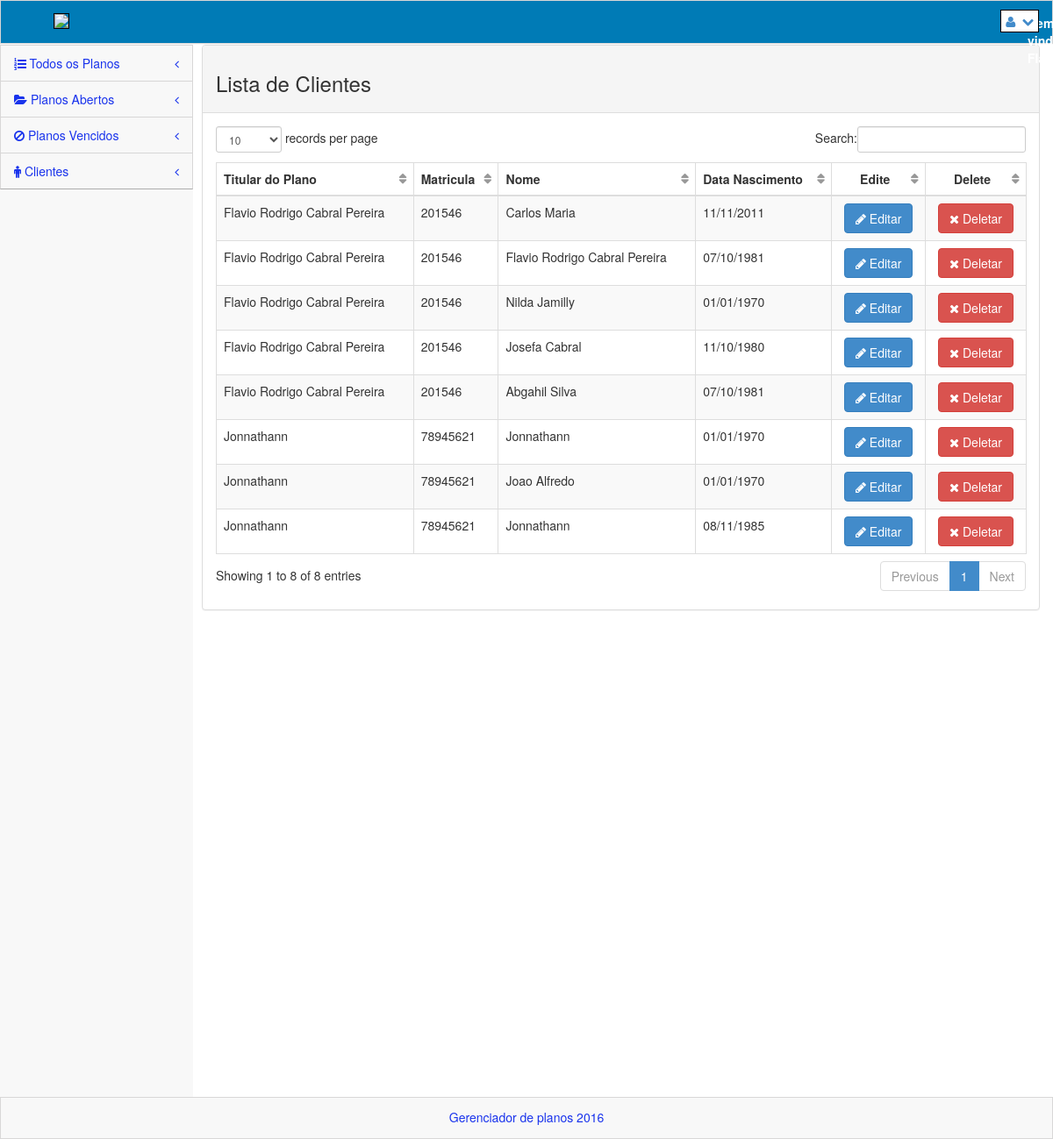
Page /views/clientes.php (signed in) on the earlier database version.
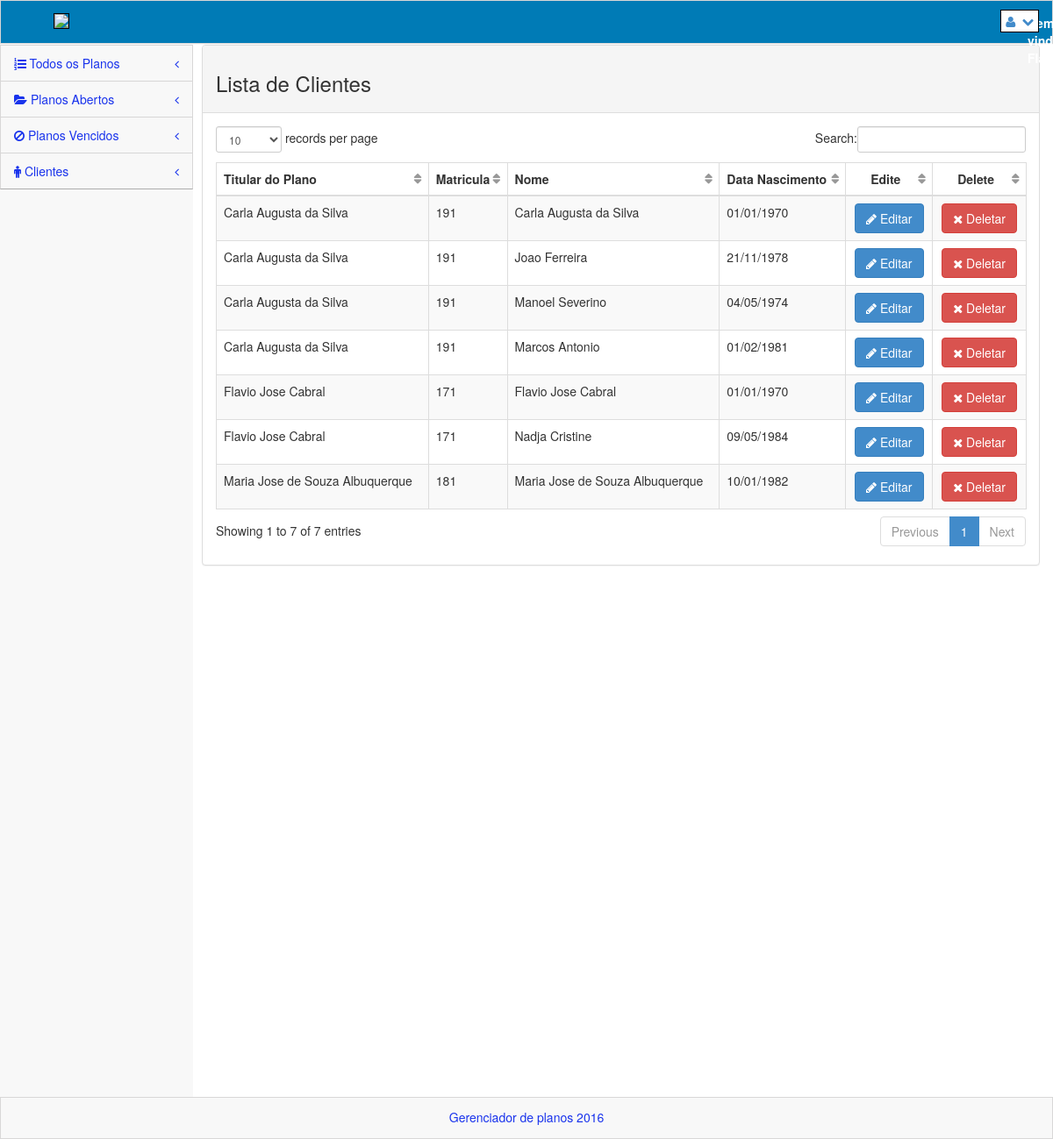
Same page on the later database version.
### tables this page shows
CREATE TABLE `clientes` (
  `id` int(11) NOT NULL,
  `titular` varchar(200) NOT NULL,
  `matricula` varchar(20) NOT NULL,
  `nome` varchar(200) NOT NULL,
  `dtnasc` varchar(20) NOT NULL
);

### model/Cliente.class.php (called while the page is built, shortened)
<?php
   require_once 'Conexao.class.php';
class Cliente {
    private $con;
    function __construct() {
        $conexao = new Conexao();
        $this->con = $conexao->getConexao();
    }
    function listaClientes() {
        $lista = $this->con->query("SELECT * FROM clientes");
        if ($lista->rowCount() > 0) {
            return $lista->fetchALL(PDO::FETCH_ASSOC);
        }
        return FALSE;
    }
}
?>

### model/Conexao.class.php (called while the page is built)
<?php
class Conexao {
    public static $instance;
    public static function getConexao() {
        if (!isset(self::$instance)) {
            self::$instance = new PDO('mysql:host=localhost;dbname=apcef', 'root', '');
        }
        return self::$instance;
}
}

### controller/Controller.class.php (called while the page is built, shortened)
<?php
class Controller {
    function listaClientes(){
        $chm = new Cliente();
        $clientes = $chm->listaClientes();
        return $clientes;
    }
}

### views/clientes.php (the view, shortened to what this page needs)
<?php
    include_once '../controller/Controller.class.php';
    include_once '../model/Cliente.class.php';
    $c = new Controller();
    $c->logouf();
    $lista = $c->listaClientes();
?>
<!DOCTYPE html>
 <html lang="pt-br">
<head>
    <link rel="stylesheet" href="../plugins/bootstrap/css/bootstrap.css" />
    <link rel="stylesheet" href="../css/main.css" />
    <link rel="stylesheet" href="../css/theme.css" />
    <link rel="stylesheet" href="../css/MoneAdmin.css"/>
    <link rel="stylesheet" href="../plugins/Font-Awesome/css/font-awesome.css" />
    <link href="../plugins/dataTables/dataTables.bootstrap.css" rel="stylesheet" />
</head>
<body class="padTop53 " >
    <div id="wrap">
        <?php
            include 'menu.php';
        ?>
        <div id="content">
            <div class="inner">
             <div class="row">
                <div class="col-lg-12">
                    <div class="panel panel-default">
                        <div class="panel-heading">
                          <h3>Lista de Clientes</h3>
                        </div>
                        <div class="panel-body">
                            <div class="table-responsive">
                                <table class="table table-striped table-bordered table-hover" id="dataTables-example">
                                    <thead>
                                        <tr>
                                            <th>Titular do Plano</th>
                                            <th>Matricula</th>
                                            <th>Nome</th>
                                            <th>Data Nascimento</th>
                                            <th style="text-align: center;">Edite</th>
                                            <th style="text-align: center;">Delete</th>
                                        </tr>
                                    </thead>
                                    <tbody>
                                        <?php if($lista): ?>
                                        <?php foreach($lista as $clientes): ?>
                                        <tr class="odd gradeX">
                                            <td class="center"><?php echo $clientes['titular']; ?></td>
                                            <td class="center"><?php echo $clientes['matricula']; ?></td>
                                            <td class="center"><?php echo $clientes['nome']; ?></td>
                                            <td class="center"><?php echo date("d/m/Y", strtotime($clientes['dtnasc'])); ?></td>
                                            <td style="text-align: center;">
                                                <button class="btn btn-primary" onClick="javascript:window.location.href='editarcontrato.php?cod=<?php echo $clientes['matricula'];?>'"><i class="icon-pencil icon-white"></i> Editar</button>
                                            </td>
                                            <td style="text-align: center;">
                                                <form>
                                                    <button onclick="return confirm('Tem certeza que deseja excluir este cliente?')" class="btn btn-danger" name="delete"><i class="icon-remove icon-white"></i> Deletar</button>
                                                </form>
                                            </td>
                                        </tr>
                                        <?php endforeach; ?>
                                        <?php endif; ?>
                                    </tbody>
                                </table>
                            </div>
                        </div>
                    </div>
                </div>
            </div>
            </div>
        </div>
    </div>
     <div id="footer">
         <p>Gerenciador de planos 2016</p>
     </div>
</body>
</html>

### views/menu.php (shortened to what this page needs)
<?php
        include_once '../controller/Controller.class.php';
        include_once '../model/Cliente.class.php';
?>
<div id="top">
    <nav class="navbar navbar-inverse navbar-fixed-top " style="padding-top: 10px; background-color: #007bb6">
                <header class="navbar-header">
                    <a href="../views/contratos.php" class="navbar-brand">
                    <img src="../img/APCEF.jpg" style="height: 30px;border: solid 1px black"/></a>
                </header>
                <ul class="nav navbar-top-links navbar-right">
                    <div>
                        <p style="position: absolute; left: 1170px; top: 15px; font-weight: bold; color: white">Bem vindo <?php echo $_SESSION['nome']; ?></p>
        </div>
<li class="dropdown">
    <a class="dropdown-toggle" data-toggle="dropdown" style="border: solid 1px black">
        <i class="icon-user"></i>&nbsp; <i class="icon-chevron-down "></i>
    </a>
</li>
</ul>
</nav>
</div>
<div id="left" style="position: fixed;">
    <ul id="menu" class="collapse">
        <li class="panel ">
            <a href="../views/contratos.php" data-parent="#menu" data-toggle="collapse" class="accordion-toggle" data-target="#component-nav">
                <i class=" icon-list-ol"> </i> Todos os Planos
                        <span class="pull-right">
                          <i class="icon-angle-left"></i>
                        </span>
            </a>
        </li>
        <li class="panel">
            <a href="../views/abertos.php" data-parent="#menu" data-toggle="collapse" class="accordion-toggle" data-target="#pagesr-nav">
                <i class="icon-folder-open"></i> Planos Abertos
                        <span class="pull-right">
                            <i class="icon-angle-left"></i>
                        </span>
            </a>
        </li>
        <li class="panel">
            <a href="../views/vencendo.php" data-parent="#menu" data-toggle="collapse" class="accordion-toggle" data-target="#pagesr-nav">
                <i class=" icon-ban-circle"></i> Planos Vencidos
                        <span class="pull-right">
                            <i class="icon-angle-left"></i>
                        </span>
            </a>
        </li>
        <li class="panel ">
            <a href="../views/clientes.php" data-parent="#menu" data-toggle="collapse" class="accordion-toggle collapsed" data-target="#form-nav">
                <i class="icon-male"></i> Clientes
                        <span class="pull-right">
                            <i class="icon-angle-left"></i>
                        </span>
            </a>
        </li>
       </ul>
</div>

### css/main.css (style rules this page uses)
#wrap { margin: 0 auto; }
#footer { height: 48px; background-color: #222222; }
@media (min-width: 768px) { html, body { height: 100%; } }
@media (min-width: 768px) { #wrap { height: auto !important; height: 100%; min-height: 100%; padding: 0 0 48px; margin-bottom: -48px; } }
body.padTop53 { padding-top: 75px; overflow: visible; }
@media (min-width: 802px) { body.padTop53 { padding-top: 51px; } }
#wrap:before, #top:before, .head:before, #footer:before, #wrap:after, #top:after, .head:after, #footer:after { display: table; content: " "; }
#wrap:after, #top:after, .head:after, #footer:after { clear: both; }
#wrap { background-color: #f8f8f8; }
@media (min-width: 768px) { #left { position: relative; float: left; width: 100px; } }
@media (min-width: 768px) { #content { margin-left: 100px; } }
@media (min-width: 768px) { #left { margin-bottom: -10px; } }
@media (min-width: 992px) { #left { width: 220px; } }
@media (min-width: 992px) { #content { margin-left: 220px; } }
#top .navbar { margin-bottom: 0; border:1px solid rgb(216, 215, 215); background-color:#f8f8f8; }
#top .navbar-brand { padding: 0; }
#menu { position: relative; overflow: hidden; border-right:1px solid rgb(216, 215, 215); border-left:1px solid rgb(216, 215, 215); background-color:#f8f8f8; border-bottom: 1px solid rgba(0, 0, 0, 0.3); -webkit-box-shadow: 0 1px 0 rgba(255, 255, 255, 0.05); box-shadow: 0 1px 0 rgba(255, 255, 255, 0.05); }
#menu, #menu ul { padding: 0; margin: 0; list-style: none; }
@media (min-width: 768px) { #menu.collapse { display: inherit !important; } }
#menu > li { position: relative; display: block; margin: 0; border-width: 0; border-radius: 0; }
#menu > li > a { position: relative; display: block; padding: 10px 15px; color: #1933EC; border-top:1px solid rgb(216, 215, 215); }
#menu > li.panel { background-color: transparent; }
#menu li > a { text-decoration: none; }
@media (min-width: 768px) { .mini-sidebar #menu > li > a, #menu > li > a { text-align: center; } }
@media (min-width: 768px) { .mini-sidebar #menu > li > a > i, #menu > li > a > i { display: block; font-size: 20px; } }
@media (min-width: 768px) { #menu:after, .mini-sidebar #menu:after { position: absolute; top: 0; right: 0; bottom: 0; left: 0; display: block; width: 0; -webkit-box-shadow: 97px 1px 5px 2px rgba(0, 0, 0, 0.6); box-shadow: 97px 1px 5px 2px rgba(0, 0, 0, 0.6); } }
@media (min-width: 992px) { #menu > li > a { text-align: left; } }
@media (min-width: 992px) { #menu > li > a > i { display: inline; font-size: 14px; } }
@media (min-width: 992px) { #menu:after { -webkit-box-shadow: 217px 1px 5px 2px rgba(0, 0, 0, 0.6); box-shadow: 217px 1px 5px 2px rgba(0, 0, 0, 0.6); } }
#content { -webkit-transition: margin 0.4s; transition: margin 0.4s; }
.inner { position: relative; min-height: 1px; padding-right: 15px; padding-left: 10px; background: #fff; border: 0px solid #e4e4e4; min-height:1200px; }
@media (min-width: 768px) { .inner { float: left; width: 100%; } }
.inner .row { margin-right: -15px; margin-left: -15px; }
#footer { margin: 0 auto; color: #1933EC; background-color:#f8f8f8; border:1px solid rgb(216, 215, 215); }
#footer p { padding: 12px 0 0; text-align: center; }

### css/MoneAdmin.css (style rules this page uses)
body { background-color: #f8f8f8; }
.navbar-top-links li { display: inline-block; }
.navbar-top-links li:last-child { margin-right: 15px; }
.navbar-top-links li a { padding: 15px; padding:2px 5px 2px 5px; background-color:white; }
table.dataTable thead .sorting, table.dataTable thead .sorting_asc:after, table.dataTable thead .sorting_desc, table.dataTable thead .sorting_asc_disabled, table.dataTable thead .sorting_desc_disabled { background: transparent; }
table.dataTable thead .sorting_asc:after { content: "\f0de"; float: right; font-family: fontawesome; }
table.dataTable thead .sorting:after { content: "\f0dc"; float: right; font-family: fontawesome; color: rgba(50,50,50,.5); }

Differences in the rows shown:
removed clientes: titular "Jonnathann", matricula "78945621", nome "Jonnathann", dtnasc "01/01/1970"
removed clientes: titular "Jonnathann", matricula "78945621", nome "Joao Alfredo", dtnasc "01/01/1970"
removed clientes: titular "Flavio Rodrigo Cabral Pereira", matricula "201546", nome "Carlos Maria", dtnasc "11/11/2011"
removed clientes: titular "Flavio Rodrigo Cabral Pereira", matricula "201546", nome "Flavio Rodrigo Cabral Pereira", dtnasc "07/10/1981"
removed clientes: titular "Flavio Rodrigo Cabral Pereira", matricula "201546", nome "Nilda Jamilly", dtnasc "01/01/1970"
removed clientes: titular "Flavio Rodrigo Cabral Pereira", matricula "201546", nome "Josefa Cabral", dtnasc "11/10/1980"
removed clientes: titular "Flavio Rodrigo Cabral Pereira", matricula "201546", nome "Abgahil Silva", dtnasc "07/10/1981"
removed clientes: titular "Jonnathann", matricula "78945621", nome "Jonnathann", dtnasc "08/11/1985"
added clientes: titular "Flavio Jose Cabral", matricula "171", nome "Flavio Jose Cabral", dtnasc "01/01/1970"
added clientes: titular "Flavio Jose Cabral", matricula "171", nome "Nadja Cristine", dtnasc "09/05/1984"
added clientes: titular "Maria Jose de Souza Albuquerque", matricula "181", nome "Maria Jose de Souza Albuquerque", dtnasc "10/01/1982"
added clientes: titular "Carla Augusta da Silva", matricula "191", nome "Carla Augusta da Silva", dtnasc "01/01/1970"
added clientes: titular "Carla Augusta da Silva", matricula "191", nome "Joao Ferreira", dtnasc "21/11/1978"
added clientes: titular "Carla Augusta da Silva", matricula "191", nome "Manoel Severino", dtnasc "04/05/1974"
added clientes: titular "Carla Augusta da Silva", matricula "191", nome "Marcos Antonio", dtnasc "01/02/1981"
Other differences:
text written by a page script: "records per page Search: Showing 1 to 8 of 8 entries Previous 1 Next" → "records per page Search: Showing 1 to 7 of 7 entries Previous 1 Next"
